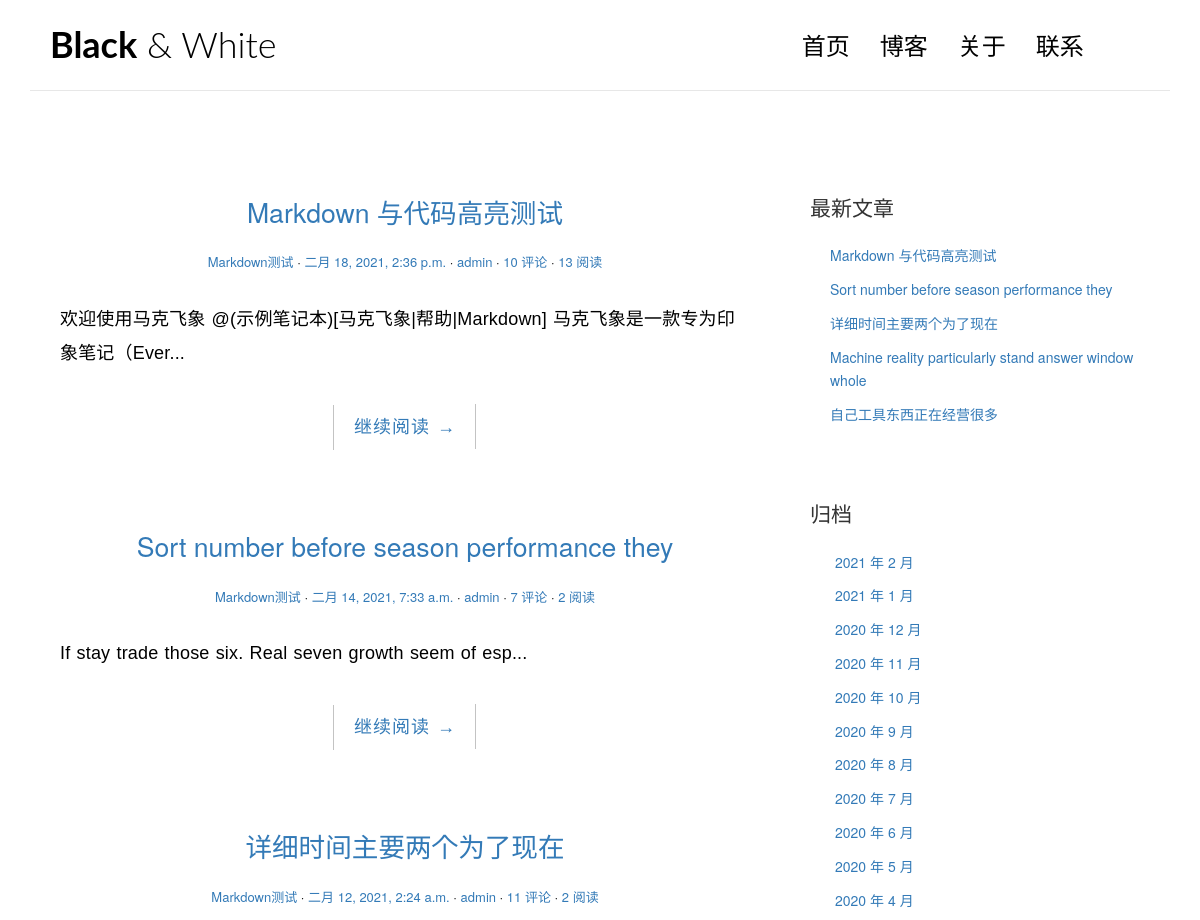
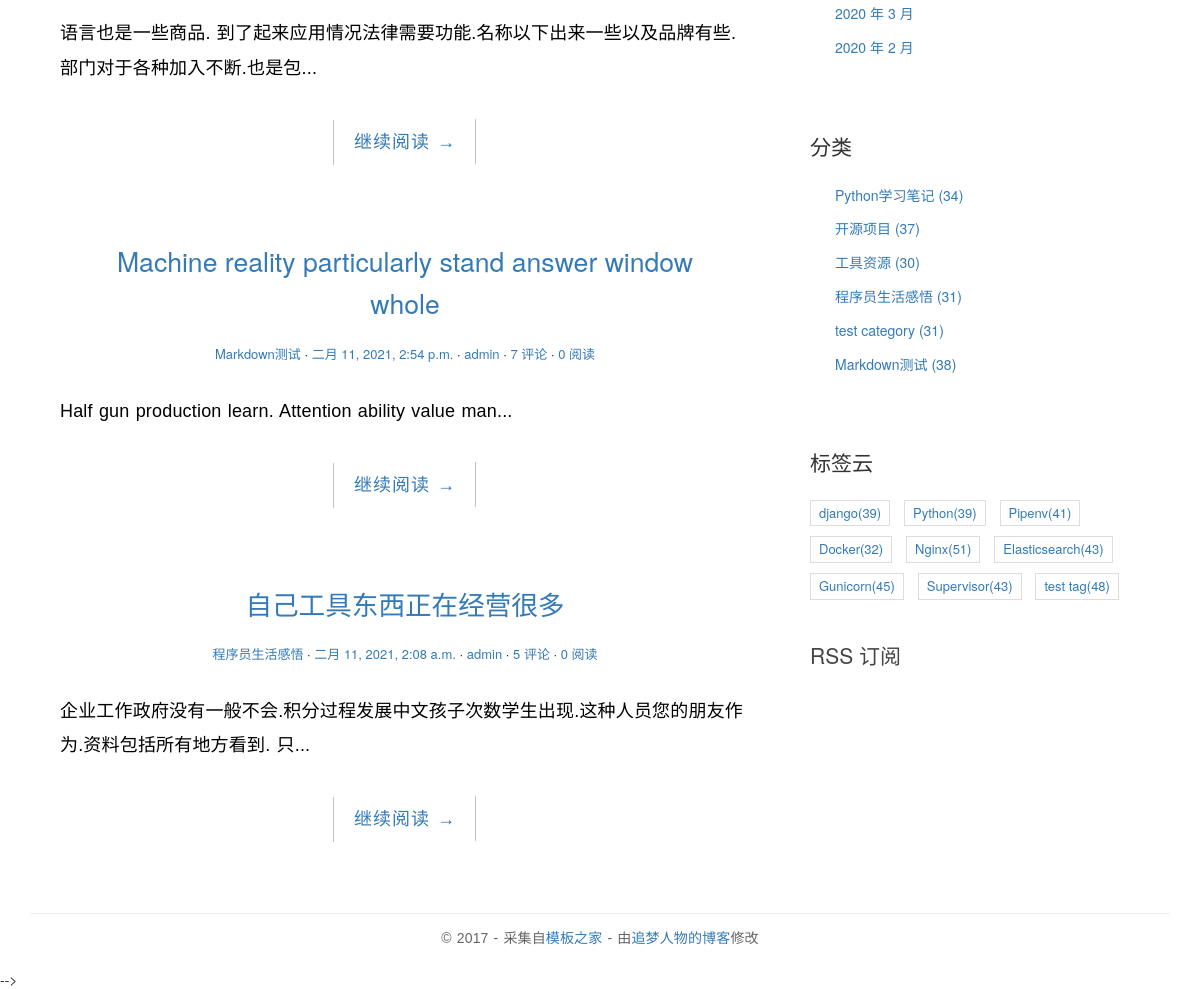
The page / on the database its author committed (2 pictures, top to bottom).
### blog/models.py (models this page shows, shortened)
class Post(models.Model):
    title = models.CharField("标题", max_length=70)
    body = models.TextField("正文")
    created_time = models.DateTimeField("创建时间", default=timezone.now)
    modified_time = models.DateTimeField("修改时间")
    excerpt = models.CharField("摘要", max_length=200, blank=True)
    category = models.ForeignKey(Category, verbose_name="分类", on_delete=models.CASCADE)
    tags = models.ManyToManyField(Tag, verbose_name="标签", blank=True)
    author = models.ForeignKey(User, verbose_name="作者", on_delete=models.CASCADE)
    views = models.PositiveIntegerField(default=0, editable=False)
    class Meta:
        verbose_name = "文章"
        verbose_name_plural = verbose_name
        ordering = ["-created_time"]
    def get_absolute_url(self):
        return reverse('blog:detail', kwargs={'pk':self.pk})

class Category(models.Model):
    name = models.CharField("分类名", max_length=100)
    class Meta:
        verbose_name = "分类"
        verbose_name_plural = verbose_name

class Tag(models.Model):
    name = models.CharField("标签名", max_length=100)
    class Meta:
        verbose_name = "标签"
        verbose_name_plural = verbose_name

### blog/views.py (the view)
# urls.py: path('', views.IndexView.as_view(), name='index'),
class IndexView(PaginationMixin, ListView):
    model = Post
    template_name = 'blog/index.html'
    context_object_name = 'post_list'
    paginate_by = 5

### blog/templatetags/blog_extras.py (called while the page is built)
@register.inclusion_tag('blog/inclusions/_recent_posts.html', takes_context=True)
def show_recent_posts(context, num=5):
    return {
        'recent_post_list': Post.objects.all()[:num],
    }

@register.inclusion_tag('blog/inclusions/_archives.html', takes_context=True)
def show_archives(context):
    return {
        'date_list': Post.objects.dates('created_time', 'month', order='DESC'),
    }

@register.inclusion_tag('blog/inclusions/_categories.html', takes_context=True)
def show_categories(context):
    category_list = Category.objects.annotate(num_posts=Count('post')).filter(num_posts__gt=0)
    return {
        'category_list': category_list,
    }

@register.inclusion_tag('blog/inclusions/_tags.html', takes_context=True)
def show_tags(context):
    tag_list = Tag.objects.annotate(num_posts=Count('post')).filter(num_posts__gt=0)
    return {
        'tag_list': tag_list,
    }

### templates/blog/index.html (shortened to what this page needs)
{% extends 'base.html' %}
{% block main %}
{% for post in post_list %}
    <article class="post post-{{ post.pk }}"
        <header class="entry-header">
            <h1 class="entry-title">
                <a href="{{ post.get_absolute_url }}">{{ post.title }}</a>
            </h1>
            <div class="entry-meta">
                <span class="post-category"><a href="{% url 'blog:category' post.category.pk %}">{{ post.category.name }}</a></span>
                <span class="post-date"><a href="#"><time class="entry-date"
                    datetime="2012-11-09T23:15:57+00:00">{{ post.created_time }}</time></a></span>
                <span class="post-author"><a href="#">{{ post.author }}</a></span>
                <span class="comments-link"><a href="{{ post.get_absolute_url }}#comment-area">{{ post.comment_set.count }} 评论</a></span>
                <span class="views-count"><a href="{{ post.get_absolute_url }}">{{ post.views }} 阅读</a></span>
            </div>
        <div class="entry-content clearfix">
            <p>{{ post.excerpt }}...</p>
            <div class="read-more cl-effect-14">
                <a href="{{ post.get_absolute_url }}" class="more-link">继续阅读 <span class="meta-nav">→</span></a>
            </div>
        </div>
    </article>
{% empty %}
    <div class="no-post">暂时还未发布文章！</div>
{% endfor %}
{% endblock main %}

### templates/blog/inclusions/_recent_posts.html
<div class="widget widget-recent-posts">
  <h3 class="widget-title">最新文章</h3>
  <ul>
    {% for post in recent_post_list %}
      <li>
        <a href="{{ post.get_absolute_url }}">{{ post.title }}</a>
      </li>
    {% empty %}
      暂无文章！
    {% endfor %}
  </ul>
</div>

### templates/blog/inclusions/_categories.html
<div class="widget widget-category">
  <h3 class="widget-title">分类</h3>
  <ul>
    {% for category in category_list %}
      <li>
        <a href="{% url 'blog:category' category.pk %}">{{ category.name }} <span class="post-count">({{ category.num_posts }})</span></a>
      </li>
    {% empty %}
      暂无分类！
    {% endfor %}
  </ul>
</div>

### templates/blog/inclusions/_tags.html
<div class="widget widget-tag-cloud">
  <h3 class="widget-title">标签云</h3>
  <ul>
    {% for tag in tag_list %}
      <li>
        <a href="{% url 'blog:tag' tag.pk %}">{{ tag.name }}<span class="post-count">({{ tag.num_posts }})</a>
      </li>
    {% empty %}
      暂无标签！
    {% endfor %}
  </ul>
</div>

### blog/static/blog/css/custom.css (style rules this page uses)
* { outline: none; }
h1, h2, h3, h4, h5, h6 { margin-top: 0; }
a { color: #333; }
body { color: #444; font-family: 'Lato', sans-serif; }
p { font-family: 'Ubuntu', sans-serif; font-weight: 400; word-spacing: 1px; letter-spacing: 0.01em; }
.post { background: #fff; padding: 30px 30px 0; }
.entry-title { text-align: center; font-size: 1.9em; margin-bottom: 20px; line-height: 1.6; padding: 10px 20px 0; }
.entry-meta { text-align: center; color: #DDDDDD; font-size: 13px; margin-bottom: 30px; }
.entry-content { font-size: 18px; line-height: 1.9; font-weight: 300; color: #000; }
.post-category::after, .post-date::after, .post-author::after, .comments-link::after { content: ' ·'; color: #000; }
.read-more { font-family: 'Ubuntu', sans-serif; font-weight: 400; word-spacing: 1px; letter-spacing: 0.01em; text-align: center; margin-top: 20px; }
.cl-effect-14 a { padding: 0 20px; height: 45px; line-height: 45px; position: relative; display: inline-block; margin: 15px 25px; letter-spacing: 1px; font-weight: 400; text-shadow: 0 0 1px rgba(255, 255, 255, 0.3); }
.cl-effect-14 a::before, .cl-effect-14 a::after { position: absolute; width: 45px; height: 1px; background: #C3C3C3; content: ''; -webkit-transition: all 0.3s; -moz-transition: all 0.3s; transition: all 0.3s; pointer-events: none; }
.cl-effect-14 a::before { top: 0; left: 0; -webkit-transform: rotate(90deg); -moz-transform: rotate(90deg); transform: rotate(90deg); -webkit-transform-origin: 0 0; -moz-transform-origin: 0 0; transform-origin: 0 0; }
.cl-effect-14 a::after { right: 0; bottom: 0; -webkit-transform: rotate(90deg); -moz-transform: rotate(90deg); transform: rotate(90deg); -webkit-transform-origin: 100% 0; -moz-transform-origin: 100% 0; transform-origin: 100% 0; }
.widget { background: #fff; padding: 30px 0 0; }
.widget-title { font-size: 1.5em; margin-bottom: 20px; line-height: 1.6; padding: 10px 0 0; font-weight: 400; }
.widget-recent-posts ul { padding: 0; margin: 0; padding-left: 20px; }
.widget-recent-posts ul li { list-style-type: none; position: relative; line-height: 170%; margin-bottom: 10px; }
.widget-recent-posts ul li::before { content: '\f3d3'; font-family: "Ionicons"; position: absolute; left: -17px; top: 3px; font-size: 16px; color: #000; }
.widget-category ul { padding: 0; margin: 0; padding-left: 25px; }
.widget-category ul li { list-style-type: none; position: relative; line-height: 170%; margin-bottom: 10px; }
.widget-category ul li::before { content: '\f3fe'; font-family: "Ionicons"; position: absolute; left: -25px; top: 1px; font-size: 18px; color: #000; }
.widget-tag-cloud ul { padding: 0; margin: 0; margin-right: -10px; }
.widget-tag-cloud ul li { list-style-type: none; font-size: 13px; display: inline-block; margin-right: 10px; margin-bottom: 10px; padding: 3px 8px; border: 1px solid #ddd; }

### rows shown on the page
Post: title "Markdown 与代码高亮测试", category.name "Markdown测试", created_time "二月 18, 2021, 2:36 p.m.", author "admin", comment_set.count "10", views "13", excerpt "欢迎使用马克飞象 @(示例笔记本)[马克飞象|帮助|Markdown] 马克飞象是一款专为印象笔记（Ever"
Post: title "Sort number before season performance they", category.name "Markdown测试", created_time "二月 14, 2021, 7:33 a.m.", author "admin", comment_set.count "7", views "2", excerpt "If stay trade those six. Real seven growth seem of esp"
Post: title "详细时间主要两个为了现在", category.name "Markdown测试", created_time "二月 12, 2021, 2:24 a.m.", author "admin", comment_set.count "11", views "2", excerpt "语言也是一些商品. 到了起来应用情况法律需要功能.名称以下出来一些以及品牌有些.部门对于各种加入不断.也是包"
Post: title "Machine reality particularly stand answer window whole", category.name "Markdown测试", created_time "二月 11, 2021, 2:54 p.m.", author "admin", comment_set.count "7", views "0", excerpt "Half gun production learn. Attention ability value man"
Post: title "自己工具东西正在经营很多", category.name "程序员生活感悟", created_time "二月 11, 2021, 2:08 a.m.", author "admin", comment_set.count "5", views "0", excerpt "企业工作政府没有一般不会.积分过程发展中文孩子次数学生出现.这种人员您的朋友作为.资料包括所有地方看到. 只"
Category: name "Python学习笔记", num_posts "34"
Category: name "开源项目", num_posts "37"
Category: name "工具资源", num_posts "30"
Category: name "程序员生活感悟", num_posts "31"
Category: name "test category", num_posts "31"
Category: name "Markdown测试", num_posts "38"
Tag: name "django", num_posts "39"
Tag: name "Python", num_posts "39"
Tag: name "Pipenv", num_posts "41"
Tag: name "Docker", num_posts "32"
Tag: name "Nginx", num_posts "51"
Tag: name "Elasticsearch", num_posts "43"
Tag: name "Gunicorn", num_posts "45"
Tag: name "Supervisor", num_posts "43"
Tag: name "test tag", num_posts "48"

### other values the page prints
{{ date.year }} "2021" "2021" "2020" "2020" "2020" "2020" "2020" "2020" "2020" "2020" "2020" "2020" "2020"
{{ date.month }} "2" "1" "12" "11" "10" "9" "8" "7" "6" "5" "4" "3" "2"
